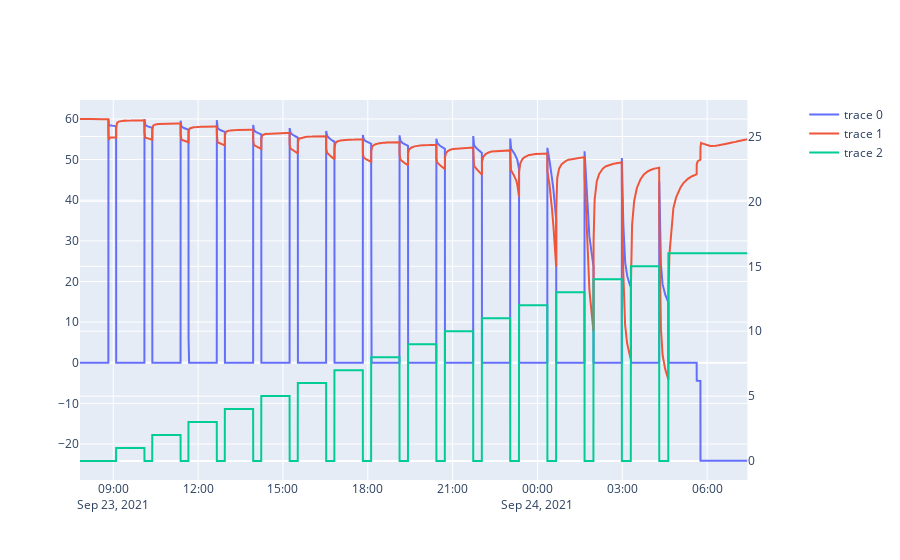

The code cell stored with this chart in its notebook:
### Code cell
fig = make_subplots(specs=[[{"secondary_y": True}]])

fig.add_trace(go.Scatter(
    x=pulse_test_1['dt'],
    y=pulse_test_1['AMPS']
))

fig.add_trace(go.Scatter(
    x=pulse_test_1['dt'],
    y=pulse_test_1['VDC']
),secondary_y=True
             )

fig.add_trace(go.Scatter(
    x=pulse_test_1['dt'],
    y=pulse_test_1['discharge_event']
),secondary_y=True
             )

fig.show()

### Figure 1 — Plotly figure (JSON) as saved in the notebook; plotly's stock layout.template omitted (floating-point values rounded to 4 significant figures; data arrays with more than 128 entries replaced by an {"elided": "..."} marker saying what was removed)
{"data": [{"type": "scatter", "x": {"elided": "8497 str values"}, "y": {"elided": "8497 float values"}}, {"type": "scatter", "x": {"elided": "8497 str values"}, "xaxis": "x", "y": {"elided": "8497 float values"}, "yaxis": "y2"}, {"type": "scatter", "x": {"elided": "8497 str values"}, "xaxis": "x", "y": {"elided": "8497 int values"}, "yaxis": "y2"}], "layout": {"autosize": true, "xaxis": {"anchor": "y", "autorange": true, "domain": [0, 0.94], "range": ["2021-09-23 07:49:26", "2021-09-24 07:25:26"], "type": "date"}, "yaxis": {"anchor": "x", "autorange": true, "domain": [0, 1], "range": [-28.84, 64.66], "type": "linear"}, "yaxis2": {"anchor": "x", "autorange": true, "overlaying": "y", "range": [-1.464, 27.81], "side": "right", "type": "linear"}}}
